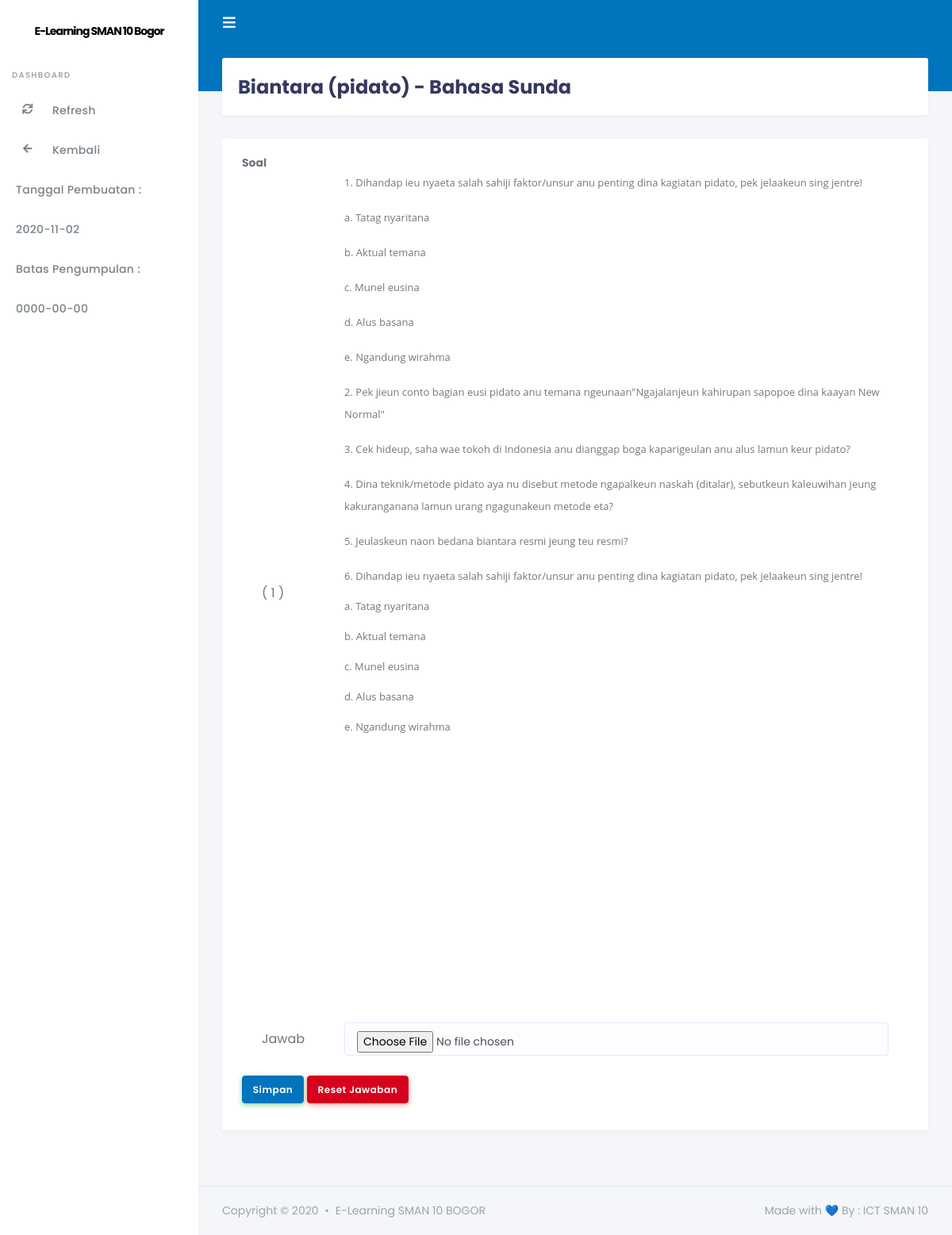
Screenshot of /tugas.php?id_tu=1 (signed in) with the database file from the repository.
### tables this page shows
CREATE TABLE `tb_topik_tugas` (
  `id_tu` int(11) NOT NULL,
  `judul` varchar(100) NOT NULL,
  `id_kelas` int(5) NOT NULL,
  `id_mapel` int(5) NOT NULL,
  `tgl_buat` date NOT NULL,
  `pembuat` varchar(10) NOT NULL,
  `tgl_pengumpulan` date NOT NULL,
  `info` varchar(250) NOT NULL,
  `status` enum('aktif','tidak aktif') NOT NULL
);

CREATE TABLE `tb_mapel` (
  `id` int(11) NOT NULL,
  `kode_mapel` varchar(10) NOT NULL,
  `mapel` varchar(100) NOT NULL
);

CREATE TABLE `tb_soal_upload` (
  `id_upload` int(11) NOT NULL,
  `id_tu` int(5) NOT NULL,
  `pertanyaan` text NOT NULL,
  `gambar` varchar(100) NOT NULL,
  `tgl_buat` date NOT NULL
);

### tugas.php (the view, shortened to what this page needs)
<?php
include "+koneksi.php";
$id_tu = @$_GET['id_tu'];
$no2 = 1;
$sql_tq = mysqli_query($db, "SELECT * FROM tb_topik_tugas JOIN tb_mapel ON tb_topik_tugas.id_mapel = tb_mapel.id WHERE id_tu = '$id_tu'") or die($db->error);
$data_tq = mysqli_fetch_array($sql_tq);
?>
<?php
if (@$_SESSION['siswa']) { ?>
<!DOCTYPE html>
<html>
<head>
    <link rel="stylesheet" href="https://stackpath.bootstrapcdn.com/bootstrap/4.4.1/css/bootstrap.min.css">
    <link rel="stylesheet" href="https://use.fontawesome.com/releases/v5.7.2/css/all.css">
    <link rel="stylesheet" href="stisla/assets/css/style.css">
    <link rel="stylesheet" href="stisla/assets/css/components.css">
    <link rel="stylesheet" href="assets/css/summernote-audio.css">
    <link href="https://cdn.jsdelivr.net/npm/summernote@0.8.18/dist/summernote-bs4.min.css" rel="stylesheet">
</head>
<body>
  <div id="app">
    <div class="main-wrapper">
      <div class="navbar-bg"></div>
      <nav class="navbar navbar-expand-lg main-navbar">
        <form class="form-inline mr-auto">
          <ul class="navbar-nav mr-3">
            <li><a href="#" data-toggle="sidebar" class="nav-link nav-link-lg"><i class="fas fa-bars"></i></a></li>
          </ul>
        </form>
      </nav>
      <div class="main-sidebar">
        <aside id="sidebar-wrapper">
          <div class="sidebar-brand">
            <a>E-Learning SMAN 10 Bogor</a>
          </div>
          <ul class="sidebar-menu">
              <li class="menu-header">Dashboard</li>
              <li><a class="nav-link" href=""><i class="fas fa-sync"></i> <span>Refresh</span></a></li>
              <li><a class="nav-link" href="./"><i class="fas fa-arrow-left"></i> <span>Kembali</span></a></li>
              <li><a class="nav-link" ><span>Tanggal Pembuatan :</span></a></li>
              <li><a class="nav-link" ><span><?php echo $tgl_buat = $data_tq['tgl_buat'];?></span></a></li>
              <li><a class="nav-link" ><span>Batas Pengumpulan :</span></a></li>
              <li><a class="nav-link" ><span><?php echo $tgl_pengumpulan = $data_tq['tgl_pengumpulan'];?></span></a></li>
            </ul>
        </aside>
      </div>
      <div class="main-content">
        <section class="section">
          <div class="section-header">
             <h1><?php echo $data_tq['judul']; ?> - <?php echo $data_tq['mapel']; ?></h1>
          </div>
          <div class="row">
            <div class="col-12">
              <div class="card">
                <div class="card-body">
		    	<form method="post" enctype="multipart/form-data">
					<?php
                    $sql_soal_upload = mysqli_query($db, "SELECT * FROM tb_soal_upload WHERE id_tu = '$id_tu'") or die($db->error);
                    if (mysqli_num_rows($sql_soal_upload) > 0) {
                        ?>
                        <div class="panel panel-default">
                            <div class="panel-heading"><b>Soal</b></div>
                            <div class="panel-body">
                                <div class="table-responsive">
                                    <?php
                                    while ($data_soal_upload = mysqli_fetch_array($sql_soal_upload)) { ?>
                                        <table class="table">
                                            <tr>
                                                <td width="10%">( <?php echo $no2++; ?> )</td>
                                                <td><b><?php echo $data_soal_upload['pertanyaan']; ?></b></td>
                                            </tr>
                                            <tr>
                                                <td>Jawab</td>
                                                <td>
                                                    <input type="file" name="jawaban" class="form-control" rows="3" required>
                                                </td>
                                            </tr>
                                        </table>
                                </div>
                            </div>
                        </div>
                    <div class="panel panel-default">
                        <div class="panel-heading">
                            <div>
                              <input type='submit' <?php if(strtotime($tgl_buat) < strtotime($tgl_pengumpulan)) {?> disabled="disabled" <?php } ?> id="simpan" name="simpan" value="Simpan" class="btn btn-success" >
                                <input type="reset" value="Reset Jawaban" class="btn btn-danger" />
                            </div>
                        </div>
                        <?php
                        } ?>
                    </div>
                    <?php
                    } ?>
		        </form>
          </div>
          </div>
        </div>
      </div>
        </section>
      </div>
    </div>
  </div>
<footer class="main-footer">
  <div class="footer-left">
    Copyright &copy; 2020 <div class="bullet"></div> E-Learning SMAN 10 BOGOR
  </div>
  <div class="footer-right">
    Made with 💙 By : ICT SMAN 10
  </div>
</footer>
</body>
</html>
<?php
} else {
                echo "<script>window.location='./';</script>";
            } ?>

### rows the page displays
tb_topik_tugas: tgl_buat "2020-11-02", tgl_pengumpulan "0000-00-00", judul "Biantara (pidato)", id_mapel.mapel "Bahasa Sunda", simpan "Simpan"
tb_soal_upload: pertanyaan "1. Dihandap ieu nyaeta salah sahiji faktor/unsur anu penting dina kagiatan pidato, pek jelaakeun sing jentre! a. Tatag nyaritana b. Aktual temana c. Munel eusina d. Alus basana e. Ngandung wirahma 2. Pek jieun conto bagian eusi pidato anu temana ngeunaan\"Ngajalanjeun kahirupan sapopoe dina kaayan New Normal\" 3. Cek hideup, saha wae tokoh di Indonesia anu dianggap boga kaparigeulan anu alus lamun keur pidato? 4. Dina teknik/metode pidato aya nu disebut metode ngapalkeun naskah (ditalar), sebutkeun kaleuwihan jeung kakuranganana lamun urang ngagunakeun metode eta? 5. Jeulaskeun naon bedana biantara resmi jeung teu resmi? 6. Dihandap ieu nyaeta salah sahiji faktor/unsur anu penting dina…"
